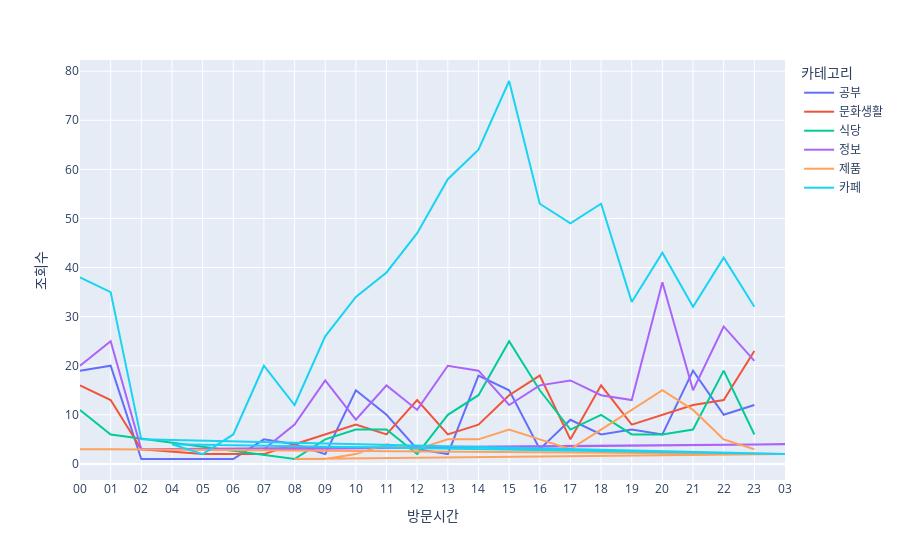

Notebook source saved alongside this figure:
### Code cell
fig = px.line(category_hour_df, x="방문시간", y="조회수", color="카테고리")
fig.show()

### Figure 1 — Plotly figure (JSON) as saved in the notebook; plotly's stock layout.template omitted (floating-point values rounded to 4 significant figures)
{"data": [{"hovertemplate": "카테고리=공부<br>방문시간=%{x}<br>조회수=%{y}<extra></extra>", "legendgroup": "공부", "line": {"color": "#636efa", "dash": "solid"}, "marker": {"symbol": "circle"}, "mode": "lines", "name": "공부", "orientation": "v", "showlegend": true, "type": "scatter", "x": ["00", "01", "02", "04", "05", "06", "07", "08", "09", "10", "11", "12", "13", "14", "15", "16", "17", "18", "19", "20", "21", "22", "23"], "xaxis": "x", "y": [19, 20, 1, 1, 1, 1, 5, 4, 2, 15, 10, 3, 2, 18, 15, 3, 9, 6, 7, 6, 19, 10, 12], "yaxis": "y"}, {"hovertemplate": "카테고리=문화생활<br>방문시간=%{x}<br>조회수=%{y}<extra></extra>", "legendgroup": "문화생활", "line": {"color": "#EF553B", "dash": "solid"}, "marker": {"symbol": "circle"}, "mode": "lines", "name": "문화생활", "orientation": "v", "showlegend": true, "type": "scatter", "x": ["00", "01", "02", "05", "06", "07", "08", "09", "10", "11", "12", "13", "14", "15", "16", "17", "18", "19", "20", "21", "22", "23"], "xaxis": "x", "y": [16, 13, 3, 2, 2, 2, 4, 6, 8, 6, 13, 6, 8, 14, 18, 5, 16, 8, 10, 12, 13, 23], "yaxis": "y"}, {"hovertemplate": "카테고리=식당<br>방문시간=%{x}<br>조회수=%{y}<extra></extra>", "legendgroup": "식당", "line": {"color": "#00cc96", "dash": "solid"}, "marker": {"symbol": "circle"}, "mode": "lines", "name": "식당", "orientation": "v", "showlegend": true, "type": "scatter", "x": ["00", "01", "08", "09", "10", "11", "12", "13", "14", "15", "16", "17", "18", "19", "20", "21", "22", "23"], "xaxis": "x", "y": [11, 6, 1, 5, 7, 7, 2, 10, 14, 25, 15, 7, 10, 6, 6, 7, 19, 6], "yaxis": "y"}, {"hovertemplate": "카테고리=정보<br>방문시간=%{x}<br>조회수=%{y}<extra></extra>", "legendgroup": "정보", "line": {"color": "#ab63fa", "dash": "solid"}, "marker": {"symbol": "circle"}, "mode": "lines", "name": "정보", "orientation": "v", "showlegend": true, "type": "scatter", "x": ["00", "01", "02", "03", "07", "08", "09", "10", "11", "12", "13", "14", "15", "16", "17", "18", "19", "20", "21", "22", "23"], "xaxis": "x", "y": [20, 25, 3, 4, 3, 8, 17, 9, 16, 11, 20, 19, 12, 16, 17, 14, 13, 37, 15, 28, 21], "yaxis": "y"}, {"hovertemplate": "카테고리=제품<br>방문시간=%{x}<br>조회수=%{y}<extra></extra>", "legendgroup": "제품", "line": {"color": "#FFA15A", "dash": "solid"}, "marker": {"symbol": "circle"}, "mode": "lines", "name": "제품", "orientation": "v", "showlegend": true, "type": "scatter", "x": ["00", "01", "03", "08", "09", "10", "11", "12", "13", "14", "15", "16", "17", "18", "19", "20", "21", "22", "23"], "xaxis": "x", "y": [3, 3, 2, 1, 1, 2, 4, 3, 5, 5, 7, 5, 3, 7, 11, 15, 11, 5, 3], "yaxis": "y"}, {"hovertemplate": "카테고리=카페<br>방문시간=%{x}<br>조회수=%{y}<extra></extra>", "legendgroup": "카페", "line": {"color": "#19d3f3", "dash": "solid"}, "marker": {"symbol": "circle"}, "mode": "lines", "name": "카페", "orientation": "v", "showlegend": true, "type": "scatter", "x": ["00", "01", "02", "03", "04", "05", "06", "07", "08", "09", "10", "11", "12", "13", "14", "15", "16", "17", "18", "19", "20", "21", "22", "23"], "xaxis": "x", "y": [38, 35, 5, 2, 4, 2, 6, 20, 12, 26, 34, 39, 47, 58, 64, 78, 53, 49, 53, 33, 43, 32, 42, 32], "yaxis": "y"}], "layout": {"autosize": true, "legend": {"title": {"text": "카테고리"}, "tracegroupgap": 0}, "margin": {"t": 60}, "xaxis": {"anchor": "y", "autorange": true, "domain": [0, 1], "range": [0, 23], "title": {"text": "방문시간"}, "type": "category"}, "yaxis": {"anchor": "x", "autorange": true, "domain": [0, 1], "range": [-3.278, 82.28], "title": {"text": "조회수"}, "type": "linear"}}}
